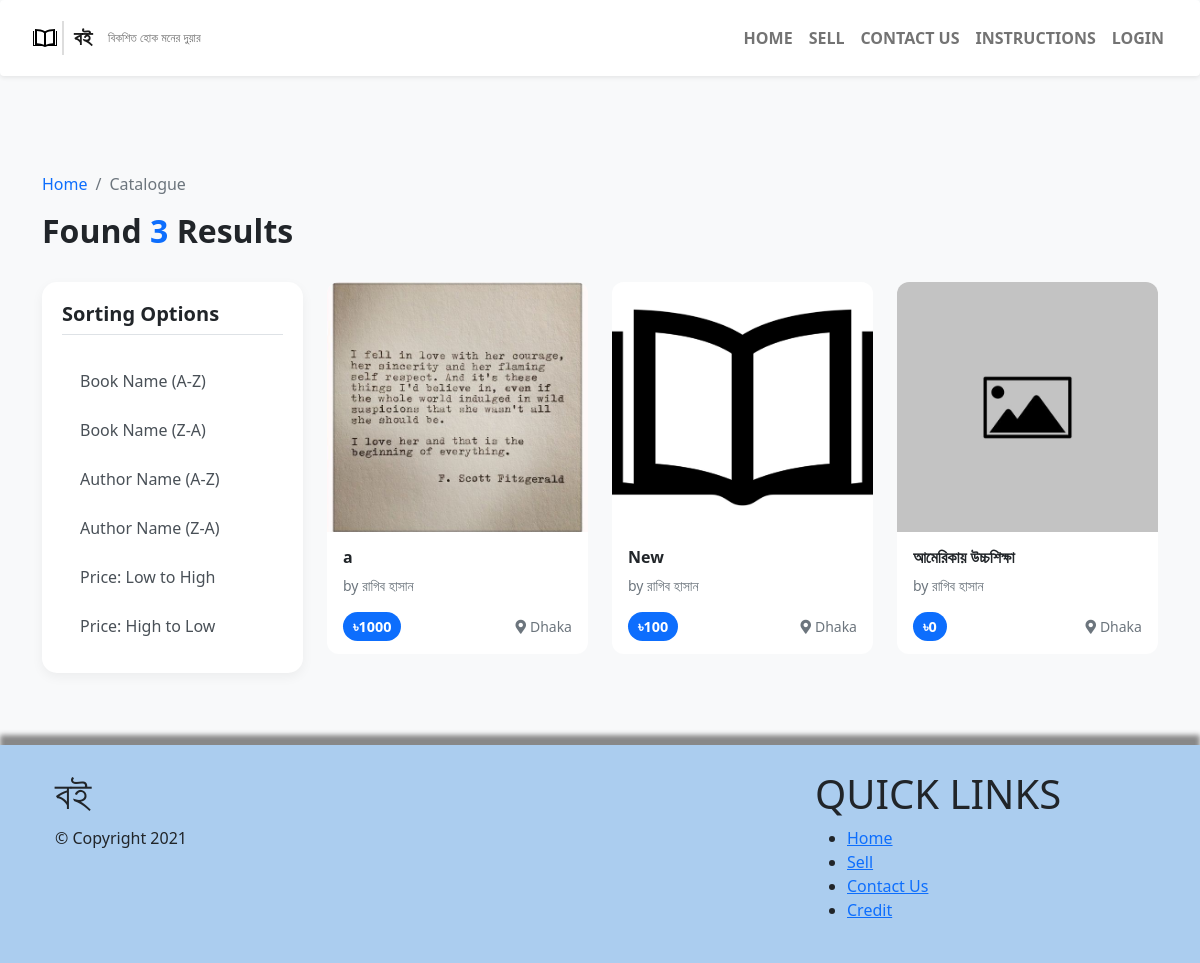
Page /filter.php on the committed database.
### tables this page shows
CREATE TABLE `books` (
  `book_id` int(11) NOT NULL,
  `name` text NOT NULL,
  `image` text DEFAULT NULL,
  `owner_id` text NOT NULL,
  `price` int(11) NOT NULL,
  `author` text NOT NULL,
  `category` text NOT NULL,
  `present_condition` text NOT NULL,
  `location` text NOT NULL,
  `status` int(11) NOT NULL,
  `created_date` datetime NOT NULL,
  `updated_date` datetime NOT NULL
);

### filter.php (the view, shortened to what this page needs)
<?php
include "includes/config/dbconfig.php";
$category = $_GET["category"] ?? "";
$author = $_GET["author"] ?? "";
$user_id = $_GET["user"] ?? "";
$sort_by = "name";
$direction = "ASC";
$sql = "SELECT * FROM books";
$sql .= " ORDER BY $sort_by $direction";
$stmt = mysqli_prepare($connection, $sql);
mysqli_stmt_execute($stmt);
$result = mysqli_stmt_get_result($stmt);
$data = [];
while ($row = mysqli_fetch_assoc($result)) {
    $data[] = $row;
}
$noOfRows = count($data);
?>
<!DOCTYPE html>
<html lang="en">
<head>
    <link href="https://cdn.jsdelivr.net/npm/bootstrap@5.0.0-beta2/dist/css/bootstrap.min.css" rel="stylesheet">
    <link rel="stylesheet" href="assets/css/style.css">
    <link rel="stylesheet" href="https://cdnjs.cloudflare.com/ajax/libs/font-awesome/5.15.3/css/all.min.css">
</head>
<body>
    <?php include "includes/components/nav.php"; ?>
    <div class="container py-5">
        <div class="row mb-4">
            <div class="col-12">
                <nav aria-label="breadcrumb">
                    <ol class="breadcrumb">
                        <li class="breadcrumb-item"><a href="home" class="text-decoration-none">Home</a></li>
                        <li class="breadcrumb-item active">Catalogue</li>
                    </ol>
                </nav>
                <h2 class="fw-bold">Found <span class="text-primary"><?php echo $noOfRows; ?></span> Results</h2>
            </div>
        </div>
        <div class="row">
            <div class="col-lg-3 mb-4">
                <div class="filter-sidebar">
                    <h5 class="fw-bold mb-4 border-bottom pb-2">Sorting Options</h5>
                    <?php
                    $base_url = "filter?category=" . urlencode($category) . "&author=" . urlencode($author) . "&user=" . urlencode($user_id);
                    ?>
                    <a href="<?php echo $base_url; ?>&booksort=asc" class="filter-link">Book Name (A-Z)</a>
                    <a href="<?php echo $base_url; ?>&booksort=desc" class="filter-link">Book Name (Z-A)</a>
                    <a href="<?php echo $base_url; ?>&authorsort=asc" class="filter-link">Author Name (A-Z)</a>
                    <a href="<?php echo $base_url; ?>&authorsort=desc" class="filter-link">Author Name (Z-A)</a>
                    <a href="<?php echo $base_url; ?>&pricesort=asc" class="filter-link">Price: Low to High</a>
                    <a href="<?php echo $base_url; ?>&pricesort=desc" class="filter-link">Price: High to Low</a>
                </div>
            </div>
            <div class="col-lg-9">
                <div class="row g-4">
                    <?php if ($noOfRows > 0): ?>
                        <?php foreach ($data as $book): ?>
                            <div class="col-md-6 col-lg-4">
                                <a href="book?book=<?php echo $book['book_id']; ?>" class="text-decoration-none h-100 d-block">
                                    <div class="card book-card">
                                        <img src="<?php echo htmlspecialchars($book['image']); ?>" class="card-img-top" alt="<?php echo htmlspecialchars($book['name']); ?>">
                                        <div class="card-body">
                                            <h6 class="fw-bold text-dark mb-1 h-25 overflow-hidden"><?php echo htmlspecialchars($book['name']); ?></h6>
                                            <p class="text-muted small mb-3">by <?php echo htmlspecialchars($book['author']); ?></p>
                                            <div class="d-flex justify-content-between align-items-center">
                                                <span class="price-tag">৳<?php echo htmlspecialchars($book['price']); ?></span>
                                                <small class="text-muted"><i class="fas fa-map-marker-alt me-1"></i><?php echo htmlspecialchars($book['location']); ?></small>
                                            </div>
                                        </div>
                                    </div>
                                </a>
                            </div>
                        <?php endforeach; ?>
                    <?php endif; ?>
                </div>
            </div>
        </div>
    </div>
    <?php include "includes/components/footer.php"; ?>
</body>
</html>

### filter.php (style rules this page uses)
body { background-color: #f8f9fa; }
.filter-sidebar { background: #fff; border-radius: 15px; padding: 20px; box-shadow: 0 4px 12px rgba(0,0,0,0.05); position: sticky; top: 90px; }
.filter-link { display: block; padding: 10px 15px; margin-bottom: 5px; border-radius: 8px; color: #495057; text-decoration: none; transition: all 0.2s; border-left: 3px solid transparent; }
.book-card { border: none; border-radius: 12px; transition: transform 0.3s, box-shadow 0.3s; overflow: hidden; background: #fff; height: 100%; }
.book-card img { height: 250px; object-fit: cover; }
.price-tag { background: #0d6efd; color: #fff; padding: 4px 10px; border-radius: 20px; font-weight: bold; font-size: 0.9rem; }

### rows in the picture
books: image (picture), name "a", author "রাগিব হাসান", price "1000", location "Dhaka"
books: image (picture), name "New", author "রাগিব হাসান", price "100", location "Dhaka"
books: image (placeholder picture), name "আমেরিকায় উচ্চশিক্ষা", author "রাগিব হাসান", price "0", location "Dhaka"

### other values in the picture
$noOfRows "3"
